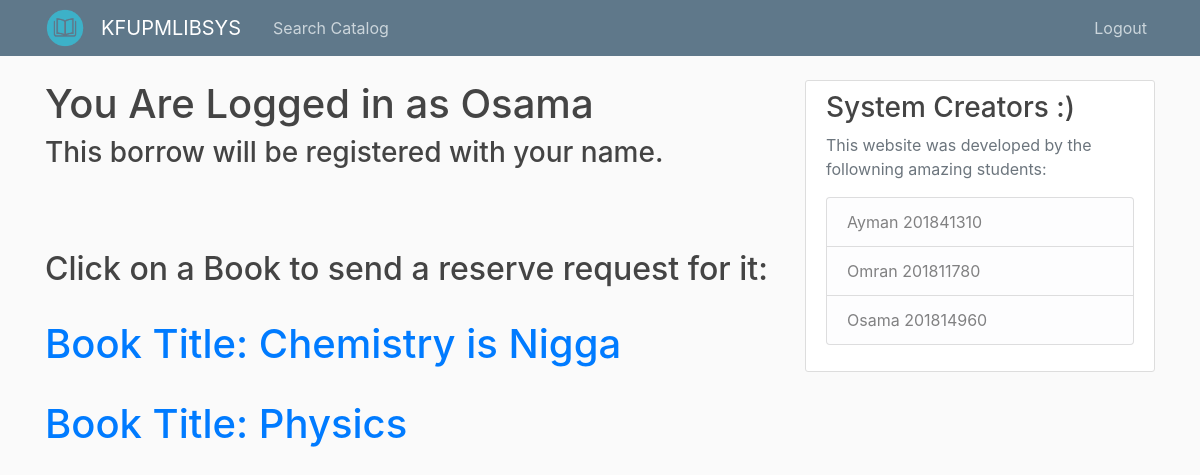
/reserve/ (signed in), run on an earlier commit of the app's database.
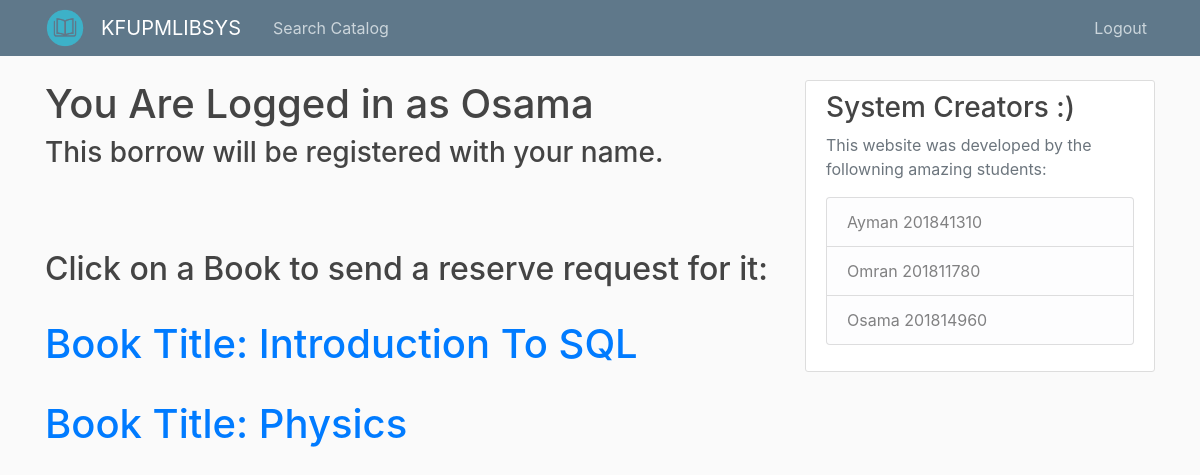
And on a later commit of the database.
### core/models.py (models this page shows, shortened)
class Book(models.Model):
    ISBN_code = models.CharField(
        unique=True,
        primary_key=True,
        max_length=64,
        null=False,
        blank=False,
        verbose_name=_("ISBN code")
    )
    book_title = models.CharField(
        max_length=512,
        blank=False,
        null=False,
        verbose_name=_("book title"),
    )
    Lang_CHOICES = (
        ('A', 'Arabic',),
        ('E', 'English',),
    )
    book_language = models.CharField(
        choices=Lang_CHOICES,
        max_length=20,
        blank=True,
        null=True,
        verbose_name=_("book language")
    )
    no_of_copies = models.PositiveIntegerField(
        null=True,
        blank=True,
        verbose_name=_("number of copies")
    )
    subject = models.ForeignKey(
        Subject,
        on_delete=models.CASCADE,
        null=True,
        blank=True,
        verbose_name=_("subject")
    )
    authors = models.ManyToManyField(
        Author,
        blank=True,
        verbose_name=_("authors"),
    )  # RECHECK THIS
    publication_year = models.PositiveIntegerField(
        default=current_year(),
        validators=[MinValueValidator(1800), max_value_current_year],
        blank=True,
        null=True,
        verbose_name=_("publication year")
    )
    class Meta:
        verbose_name = _("book")
        verbose_name_plural = _("books")
        ordering = [
            "publication_year",
            "book_title",
        ]

### core/views.py (the view)
# urls.py: path("reserve/", views.reserve, name="reserve"),
def reserve(request):
    home_url_list = request.build_absolute_uri().split("/")[:-2]
    home_url = "/".join(home_url_list)
    books = get_valid_reserves()
    return render(
        request,
        'member/reserve.html',
        {
            "books": books,
            "home_url": home_url
        })

### core/models.py (called while the page is built)
    @property
    def loan_status(self):
        loans = Book_Loan.objects.filter(book_item=self)
        for loan in loans:
            if (loan.actual_return_date is None):
                return False
        return True

### core/templatetags/user_types.py (called while the page is built)
@register.filter(name='belongs_to_member')
def belongs_to_member(user):
    return Member.objects.filter(user=user).exists()

### core/views.py (called while the page is built)
def get_valid_reserves():
    valid_books = []
    books = Book.objects.all()
    for book in books:
        book_items = Book_Item.objects.filter(book=book)
        book_is_available = False
        for item in book_items:
            if (item.loan_status):
                book_is_available = True
        if not book_is_available:
            valid_books.append(book)
    return valid_books

### core/templates/member/reserve.html
{% extends "core/base.html" %}
{% load user_types %}
{% block content%}
{% if user.is_authenticated and user|belongs_to_member %}
<h1>You Are Logged in as {{user.first_name}}</h1>
<h3> This borrow will be registered with your name.</h3>
<br>
<br>
<br>
<h2> Click on a Book to send a reserve request for it: </h2>
<br>
{% if books %}
{% for book in books %}
<h1><a href="{{home_url}}/{{book.ISBN_code}}/reserve-request">
    Book Title: {{book.book_title}}
</a>
</h1>
<br>
{%endfor%}
{%else %}
<h1>all books are available in the library nothing can be reserved now</h1>
{%endif%}
{% else %}
<h1>You Are not Allowed to View this page</h1>
<br>
<h1><a href="{% url 'core:home-index' %}">Go to HomePage From here</a></h1>
{% endif %}
{% endblock content %}

What changed in the data, as far as the page shows it:
removed Book: book_title "Chemistry is Nigga"
added Book: book_title "Introduction To SQL"
